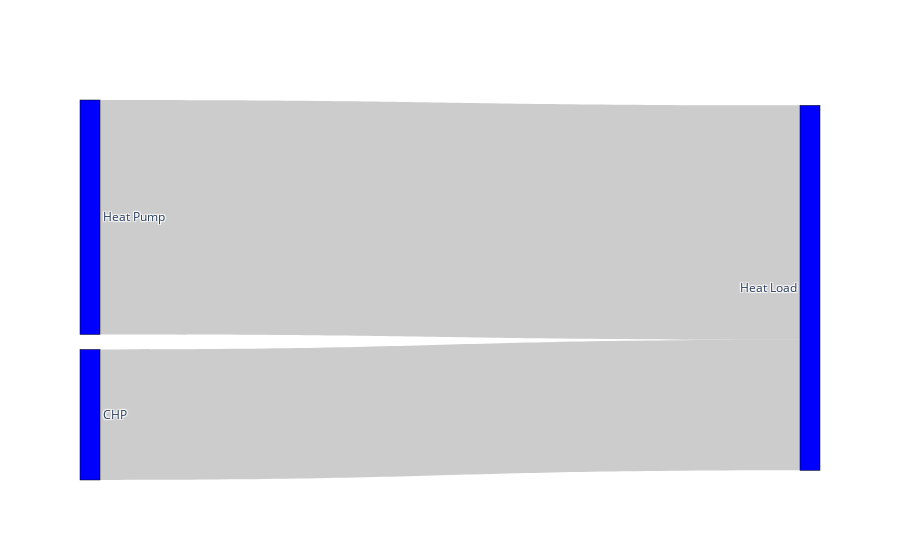

Here is the notebook cell this chart was saved with:
### Code cell
fig = go.Figure(data=[go.Sankey(
    node = dict(
      pad = 15,
      thickness = 20,
      line = dict(color = "black", width = 0.5),
      label = ["Heat Pump", "CHP", "Heat Load"],
      color = "blue"
    ),
    link = dict(
      source = [0, 1], # indices correspond to labels, eg A1, A2, A1, B1, ...
      target = [2, 2],
      value = [df['HP_Q_Supplied'].sum(), df['chp_supply'].sum()]
  ))])

fig.show()

### Figure 1 — Plotly figure (JSON) as saved in the notebook; plotly's stock layout.template omitted (floating-point values rounded to 4 significant figures)
{"data": [{"link": {"source": [0, 1], "target": [2, 2], "value": [73639580, 40980000.0]}, "node": {"color": "blue", "label": ["Heat Pump", "CHP", "Heat Load"], "line": {"color": "black", "width": 0.5}, "pad": 15, "thickness": 20}, "type": "sankey"}], "layout": {}}
